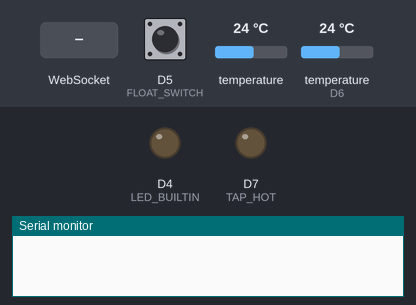
A program run on a simulated ESP8266 (Wemos D1 mini). On the bench: output pins drawn as LEDs (lit = HIGH, except the on-board LED, lit = LOW), the last lines printed to the serial monitor. Dashed ring = blinking. The test bench sets the inputs (shaded band); at power-on: D5 (FLOAT_SWITCH) HIGH, temperature 24 °C, temperature (sensor on D6) 24 °C. WiFi joins after 1.5 s; servers stay silent unless stated; the local clock reads 2024-03-15 10:24:30 at power-on unless the program sets it.

Above: at 0.1 s.
At 2.7 s:
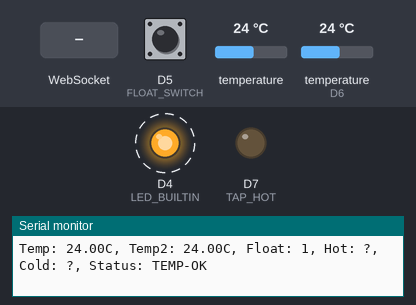
2.8 s: WebSocket text "TAP_HOT_" received
5.8 s: WebSocket text "TAP_COLD_" received
8.8 s: WebSocket text "1" received
Timing chart, 0 to 17.8 s (numbered marks = the images above; inputs shaded):
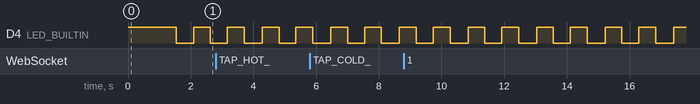

Measured:
- by itself, D4 (LED_BUILTIN): alternates HIGH for 0.54 s and LOW for 0.56 s

The program:

main.cpp
```cpp
/*******************************************
 *   _____       _        _______    _     *
 *  |  __ \     | |      |__   __|  | |    *
 *  | |__) |___ | |__   ___ | |_   _| |__  *
 *  |  _  // _ \| '_ \ / _ \| | | | | '_ \ *
 *  | | \ \ (_) | |_) | (_) | | |_| | |_) |*
 *  |_|  \_\___/|_.__/ \___/|_|\__,_|_.__/ *
 *      /_ |/ _ \ / _ \ / _ \ / _ \        *
 *       | | | | | | | | | | | | | |       *
 *       | | | | | | | | | | | | | |       *
 *       | | |_| | |_| | |_| | |_| |       *
 *       |_|\___/ \___/ \___/ \___/        *
 *                                         *
 ******************************************/
//
// Currently building for...
// d1_mini ESP8266
//
#include <Arduino.h>

#include <ESP8266WiFi.h>
#include <ESP8266WebServer.h>
#include <WiFiUdp.h>
#include <WiFiManager.h> //https://github.com/tzapu/WiFiManager
#include <WebSocketsServer.h>

#include <OneWire.h>
#include <DallasTemperature.h> // https://github.com/milesburton/Arduino-Temperature-Control-Library
#include <PID_v1.h>
#include <time.h>
#include <string.h>
#include <Wire.h>
#include "Adafruit_MCP9808.h"


bool blinkVal = true;
#define TMPC_SCL D1  // GPIO5
#define TMPC_SDA D2 // GPIO4
// NB: GPIO0 (D3) is pulled high during normal operation, so you can’t use it as a Hi-Z input
// See https://tttapa.github.io/ESP8266/Chap04%20-%20Microcontroller.html
// NB: GPIO2 (D4) MUST REMAIN HIGH at boot
#define FLOAT_SWITCH D5 // GPIO14
#define ONE_WIRE_BUS D6 // GPIO12
#define TAP_HOT D7  // GPIO13
#define TAP_COLD D8 // GPIO15

String serialInputString = ""; // a String to hold incoming serial data
bool serialMsgReady = false;   // whether the string is complete

OneWire oneWire(ONE_WIRE_BUS);
DallasTemperature sensors(&oneWire);
/*
  The resolution of the temperature sensor is user-configurable to
  9, 10, 11, or 12 bits, corresponding to increments of 0.5C,
  0.25C, 0.125C, and 0.0625C, respectively.
  The default resolution at power-up is 12-bit.
  */
int resolution = 11;
float temperature = 0.0;

Adafruit_MCP9808 mpcsensor = Adafruit_MCP9808();
float mpctemperature = -127.0;

/* Configuration of NTP */
#define MY_NTP_SERVER "time.nist.gov"
#define MY_TZ "GMT0BST,M3.5.0/1,M10.5.0" // Europe/London

WiFiUDP udp;

IPAddress broadcast = IPAddress(233, 252, 18, 18);
const int broadcastPort = 9912;
char broadcastBuf[256]; // UDP broadcasting packet
String errString = "";

ESP8266WebServer server(80);
WebSocketsServer webSocket = WebSocketsServer(81);

// Serving a web page (from flash memory)
// formatted as a string literal!
char webpage[] PROGMEM = R"=====(
<html>
  <!-- Adding a data chart using Chart.js -->
  <head>
    <link rel="icon" href="https://raw.githubusercontent.com/msemtd/robotub/main/media/favicon.ico">
    <!-- <script src="https://cdnjs.cloudflare.com/ajax/libs/Chart.js/3.3.1/chart.js"></script> -->
    <script src="https://cdnjs.cloudflare.com/ajax/libs/Chart.js/3.3.1/chart.min.js"></script>
    <script>
      var webSocket, dataPlot
      var maxDataPoints = 20
      function removeData() {
        dataPlot.data.labels.shift()
        dataPlot.data.datasets[0].data.shift()
      }
      function addData(label, data) {
        if (dataPlot.data.labels.length > maxDataPoints) removeData()
        dataPlot.data.labels.push(label)
        dataPlot.data.datasets[0].data.push(data)
        dataPlot.update()
      }
      function startWebsock() {
        webSocket = new WebSocket('ws://' + window.location.hostname + ':81/')
        webSocket.onmessage = function (event) {
          try {
            const data = JSON.parse(event.data)
            const now = new Date()
            const t = now.toLocaleTimeString('en-GB')
            // var t = today.getHours() + ':' + today.getMinutes() + ':' + today.getSeconds()
            addData(t, data.value)
          } catch (error) {
            console.error('hmm, ws message not good', error)
          }
        }
      }
      function init() {
        dataPlot = new Chart(document.getElementById('line-chart'), {
          type: 'line',
          data: {
            labels: [],
            datasets: [
              {
                data: [],
                label: 'Temperature (C)',
                borderColor: '#3e95cd',
                fill: false,
              },
            ],
          },
          options: {
            animation: false,
            tension: 0,
            scales: {
              y: {
                type: 'linear',
                min: 15,
                max: 50,
              },
            },
          },
        })
        startWebsock()
      }
      function sendDataRate() {
        var dataRate = document.getElementById('dataRateSlider').value
        webSocket.send(dataRate)
        dataRate = 1.0 / dataRate
        document.getElementById('dataRateLabel').innerHTML = 'Rate: ' + dataRate.toFixed(2) + 'Hz'
      }
      function sendTapControl(tap, control) {
        webSocket.send('TAP_' + tap + '_' + control)
      }
    </script>
  </head>
  <body onload="javascript:init()">
    <div id="hdn">RoboTub 10000</div>
    <div>
      <input type="range" min="1" max="10" value="5" id="dataRateSlider" oninput="sendDataRate()" />
      <label for="dataRateSlider" id="dataRateLabel">Rate: 0.2Hz</label>
      <input type="button" value="HOT ON" onclick="sendTapControl('HOT', '1')" />
      <input type="button" value="HOT OFF" onclick="sendTapControl('HOT', '0')" />
      <input type="button" value="COLD ON" onclick="sendTapControl('COLD', '1')" />
      <input type="button" value="COLD OFF" onclick="sendTapControl('COLD', '0')" />
    </div>
    <hr />
    <div style="width: 640px; height: 480px;">
      <canvas id="line-chart"></canvas>
    </div>
  </body>
</html>

)=====";

void procCommand(const String &msg);

void webSocketEvent(uint8_t num, WStype_t type, uint8_t *payload, size_t length)
{
  // Do something with the data from the client
  if (type == WStype_TEXT)
  {
    if (!strncmp((const char *)payload, "TAP_", 4)) {
      String cmd((const char *)payload);
      Serial.print("websocket tap control ");
      Serial.println(cmd);
      procCommand(cmd);
      return;
    }
    float dataRate = (float)atof((const char *)&payload[0]);
    Serial.print("websocket says change data rate to ");
    Serial.println(dataRate);
  }
}

void setup()
{
  pinMode(LED_BUILTIN, OUTPUT);
  digitalWrite(LED_BUILTIN, (blinkVal ? HIGH : LOW));
  pinMode(TAP_HOT, OUTPUT);
  digitalWrite(TAP_HOT, LOW);
  pinMode(TAP_COLD, OUTPUT);
  digitalWrite(TAP_COLD, LOW);
  pinMode(FLOAT_SWITCH, INPUT_PULLUP);

  Serial.begin(115200);
  serialInputString.reserve(200);
  configTime(MY_TZ, MY_NTP_SERVER);

  sensors.begin();
  DeviceAddress tempDeviceAddress;
  sensors.getAddress(tempDeviceAddress, 0);
  sensors.setResolution(tempDeviceAddress, resolution);
  sensors.setWaitForConversion(false);

  if(!mpcsensor.begin()) {
    Serial.println("Couldn't find MCP9808! Check your connections and verify the address is correct.");
  }
  mpcsensor.setResolution(3); // sets the resolution mode of reading, the modes are defined in the table bellow:

  WiFiManager wm;
  // wipe credentials for testing
  // wm.resetSettings();
  bool res = wm.autoConnect("RoboTub10000", "robotub4919"); // password protected ap
  if (!res)
  {
    Serial.println("Failed to connect");
    // ESP.restart();
  }
  else
  {
    Serial.println("connected :)");
  }
  // setupWebServer();
  server.on("/", []() {
    server.send_P(200, "text/html", webpage);
  });
  server.begin();
  webSocket.begin();
  webSocket.onEvent(webSocketEvent);
}

void blinky()
{
  static unsigned long last = 0;
  unsigned long now = millis();
  if (now - last < 500)
    return;
  blinkVal = !blinkVal;
  digitalWrite(LED_BUILTIN, (blinkVal ? HIGH : LOW));
  last = now;
}

void doTemperature()
{
  static unsigned long last = 0;
  unsigned long now = millis();
  // first time round...
  if (last == 0)
  {
    sensors.requestTemperatures();
    last = now;
    return;
  }
  unsigned long delayInMillis = 750 / (1 << (12 - resolution));
  if (now - last < delayInMillis)
    return;
  temperature = sensors.getTempCByIndex(0);
  // Serial.print(" Temperature: ");
  // Serial.println(temperature);
  sensors.requestTemperatures();
  last = millis();
}

void doMpcTemperature()
{
  static unsigned long last = 0;
  unsigned long now = millis();
  if (now - last < 400)
    return;
  mpcsensor.wake();
  mpctemperature = mpcsensor.readTempC();
  // Serial.print(" MPC Temperature: ");
  // Serial.println(mpctemperature);
  mpcsensor.shutdown_wake(1);
  last = millis();
}

// Hmm, serialEvent doesn't work on ESP8622 so we gotta call it in the loop.
// Read up to end of a single message then yield to allow message processing.
void serialEventNotOnESP()
{
  while (Serial.available())
  {
    char inChar = (char)Serial.read();
    serialInputString += inChar;
    if (inChar == '\n')
    {
      serialMsgReady = true;
      return; // allow immediate processing
    }
  }
}

void procCommand(const String &msg)
{
  Serial.print(msg);
  if (msg.startsWith("TAP_HOT_"))
  {
    digitalWrite(TAP_HOT, (msg[8] == '1' ? HIGH : LOW));
    Serial.println("OK :)");
  }
  else if (msg.startsWith("TAP_COLD_"))
  {
    digitalWrite(TAP_COLD, (msg[9] == '1' ? HIGH : LOW));
    Serial.println("OK :)");
  }
  else
  {
    Serial.println("dunno that :)");
  }
}

inline void procSerialMsg()
{
  if (!serialMsgReady)
    return;
  serialInputString.trim();
  procCommand(serialInputString);
  serialInputString = "";
  serialMsgReady = false;
}

void sendBroadcastUDP()
{
  udp.beginPacketMulticast(broadcast, broadcastPort, WiFi.localIP(), 4);
  udp.write(broadcastBuf);
  udp.endPacket();
}

void doBroadcast()
{
  static unsigned long last = 0;
  unsigned long now = millis();
  if (now - last < 990)
    return;
  last = now;
  Serial.write(broadcastBuf, strlen(broadcastBuf));
  sendBroadcastUDP();
  // websocket stuff...
  String json = "{\"value\":";
  json += temperature;
  json += "}";
  webSocket.broadcastTXT(json.c_str(), json.length());
}

void loop()
{
  int floatVal = digitalRead(FLOAT_SWITCH);
  serialEventNotOnESP();
  blinky();
  doTemperature();
  doMpcTemperature();
  errString = (temperature == DEVICE_DISCONNECTED_C) ? "TEMP-FAIL" : "TEMP-OK";
  sprintf(broadcastBuf, "Temp: %.2fC, Temp2: %.2fC, Float: %d, Hot: ?, Cold: ?, Status: %s\n", temperature, mpctemperature, floatVal, errString.c_str());
  server.handleClient();
  webSocket.loop();
  doBroadcast();

  delay(100);
}
```
